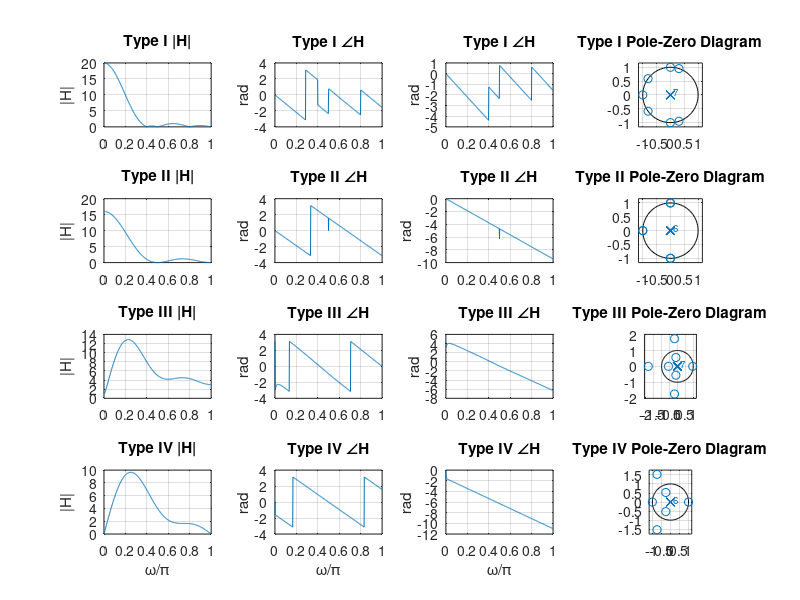

Write the MATLAB code that produced this figure. (Note: this script raises an error after producing the figure.)
% Impulse responses for the FIR filters
h1 = [1 2 3 4 4 3 2 1];       % FIR Type I  (M even, symmetric)
h2 = [1 2 3 4 3 2 1];         % FIR Type II (M odd, symmetric)
h3 = [-1 -2 -3 -4 3 3 2 1];   % FIR Type III (M even, antisymmetric)
h4 = [-1 -2 -3 0 3 2 1];      % FIR Type IV (M odd, antisymmetric)

% Creating a figure for the plots
figure('Name','FIR Filters: Magnitude, Phase, Phase unwrapped and Pole-Zero','NumberTitle','off');

% List of filters and their names
filters = {h1, h2, h3, h4};
names = {'Type I', 'Type II', 'Type III', 'Type IV'};

for k = 1:4
    % Obtain the frequency response
    [H, w] = freqz(filters{k}, 1, 512);
    
    % Magnitude response
    subplot(4, 4, (k-1)*4 + 1); 
    plot(w/pi, abs(H)); 
    grid on; 
    title([names{k} ' |H|']); 
    ylabel('|H|');
    if k == 4, xlabel('\omega/\pi'); end


    % Phase response (wrapped)
    subplot(4, 4, (k-1)*4 + 2); 
    plot(w/pi, (angle(H))); 
    grid on; 
    title([names{k} ' \angleH']); 
    ylabel('rad');
    if k == 4, xlabel('\omega/\pi'); end
    
    % Phase response (unwrapped)
    subplot(4, 4, (k-1)*4 + 3); 
    plot(w/pi, unwrap(angle(H))); 
    grid on; 
    title([names{k} ' \angleH']); 
    ylabel('rad');
    if k == 4, xlabel('\omega/\pi'); end
    
    % Pole-Zero plot
    subplot(4, 4, (k-1)*4 + 4); 
    zplane(filters{k}, 1); 
    title([names{k} ' Pole-Zero Diagram']); 
end

% Adjust layout
sgtitle('Magnitude, Phase, Phase unwrapped and Pole-Zero Diagrams for FIR Filters');
